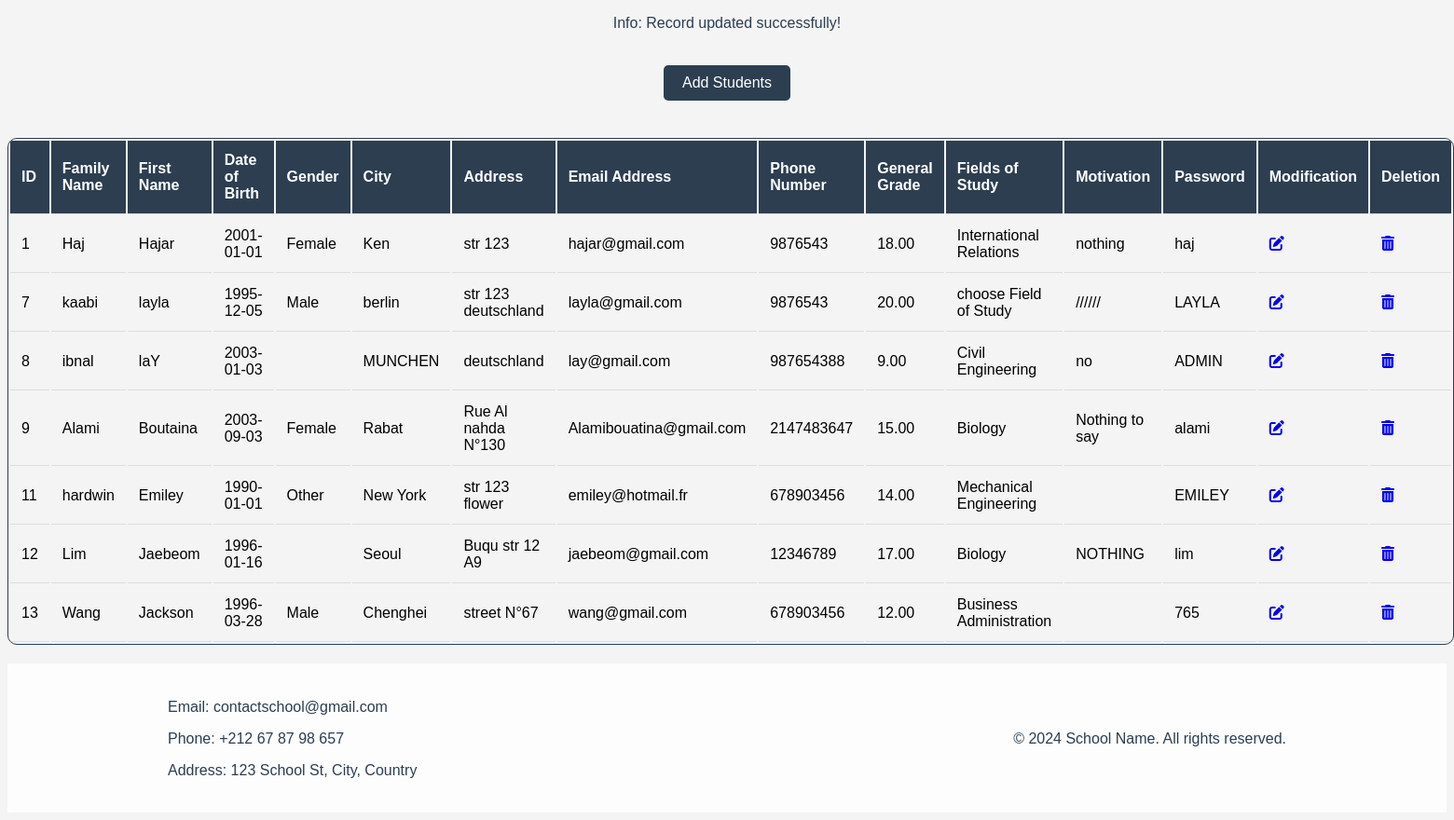
The page /lister.php?updated on the database its author committed.
### tables this page shows
CREATE TABLE `etudiant` (
  `id_etud` int(11) NOT NULL,
  `nom` varchar(50) NOT NULL,
  `prenom` varchar(50) NOT NULL,
  `date_de_naissance` date NOT NULL,
  `sexe` enum('Female','Male','Other') NOT NULL,
  `ville` varchar(50) NOT NULL,
  `adresse` varchar(255) NOT NULL,
  `email` varchar(255) NOT NULL,
  `tele` int(11) NOT NULL,
  `note_generale` decimal(5,2) NOT NULL,
  `branches` varchar(50) NOT NULL,
  `votre_motivation` text NOT NULL,
  `mot_de_passe` varchar(255) NOT NULL
);

### lister.php (the view, shortened to what this page needs)
<?php
include("login.php");
$res = mysqli_query($conn, "SELECT * FROM etudiant");
$mesg = "";
if (isset($_GET['updated'])) {
    $mesg = "Record updated successfully!";
}
?>
<!DOCTYPE html>
<html lang="en">
<head>
    <link rel="stylesheet" href="https://cdnjs.cloudflare.com/ajax/libs/font-awesome/6.0.0-beta3/css/all.min.css">
    <link rel="stylesheet" href="listerstyle.css">
</head>
<body style="text-align: center;">
    <p><?php echo "Info: " . $mesg; ?></p>
    <a href="Formulaire.php" class="btn">Add Students</a>
    <table>
        <thead>
            <tr>
                <th>ID</th>
                <th>Family Name</th>
                <th>First Name</th>
                <th>Date of Birth</th>
                <th>Gender</th>
                <th>City</th>
                <th>Address</th>
                <th>Email Address</th>
                <th>Phone Number</th>
                <th>General Grade</th>
                <th>Fields of Study</th>
                <th>Motivation</th>
                <th>Password</th>
                <th>Modification</th>
                <th>Deletion</th>
            </tr>
        </thead>
        <tbody>
            <?php
            if (mysqli_num_rows($res) > 0) {
                while ($tab = mysqli_fetch_assoc($res)) {
            ?>
            <tr>
                <td><?php echo $tab['id_etud']; ?></td>
                <td><?php echo $tab['nom']; ?></td>
                <td><?php echo $tab['prenom']; ?></td>
                <td><?php echo $tab['date_de_naissance']; ?></td>
                <td><?php echo $tab['sexe']; ?></td>
                <td><?php echo $tab['ville']; ?></td>
                <td><?php echo $tab['adresse']; ?></td>
                <td><?php echo $tab['email']; ?></td>
                <td><?php echo $tab['tele']; ?></td>
                <td><?php echo $tab['note_generale']; ?></td>
                <td><?php echo $tab['branches']; ?></td>
                <td><?php echo $tab['votre_motivation']; ?></td>
                <td><?php echo $tab['mot_de_passe']; ?></td>
                <td><a href="modification.php?id=<?php echo $tab['id_etud']; ?>" title="Modify">
               <i class="fas fa-edit"></i>
               </a> </td>
               <td><a href="suppression.php?id=<?php echo $tab['id_etud']; ?>" title="Delete" onclick="return confirm('Are you really going to delete?')">
               <i class="fas fa-trash-alt"></i>
              </a> </td>
            </tr>
            <?php
                }
            } else {
                echo "<tr><td colspan='15'>0 results</td></tr>";
            }
            ?>
        </tbody>
    </table>
<footer>
    <div class="footer-content">
        <div class="contact-info">
            <p>Email: contactschool@gmail.com</p>
            <p>Phone: +212 67 87 98 657</p>
            <p>Address: 123 School St, City, Country</p>
        </div>
        <div class="copyright">
            <p>&copy; 2024 School Name. All rights reserved.</p>
        </div>
    </div>
</footer>
</body>
</html>

### listerstyle.css (style rules this page uses)
body { font-family: Arial, sans-serif; background-color: #f4f4f4; }
p { color: #2c3e50; }
table { width: 90%; margin: 20px auto; border: 1px solid #2c3e50; border-radius: 10px; overflow: hidden; }
th, td { padding: 12px; text-align: left; border-bottom: 1px solid #ddd; }
th { background-color: #2c3e50; color: white; }
.btn { display: inline-block; padding: 10px 20px; background-color: #2c3e50; color: white; text-decoration: none; border-radius: 5px; margin: 20px 0; }
footer { background-color: rgba(255, 255, 255, 0.8); border-top: 2px solid transparent; padding: 20px; color: #2c3e50; width: 100%; box-sizing: border-box; }
.footer-content { display: flex; justify-content: space-between; align-items: center; max-width: 1200px; margin: 0 auto; }
.contact-info { text-align: left; }
.copyright { text-align: right; }

### rows shown on the page
etudiant: id_etud "1", nom "Haj", prenom "Hajar", date_de_naissance "2001-01-01", sexe "Female", ville "Ken", adresse "str 123", email "hajar@gmail.com", tele "9876543", note_generale "18.00", branches "International Relations", votre_motivation "nothing", mot_de_passe "haj"
etudiant: id_etud "7", nom "kaabi", prenom "layla", date_de_naissance "1995-12-05", sexe "Male", ville "berlin", adresse "str 123 deutschland", email "layla@gmail.com", tele "9876543", note_generale "20.00", branches "choose Field of Study", votre_motivation "//////", mot_de_passe "LAYLA"
etudiant: id_etud "8", nom "ibnal", prenom "laY", date_de_naissance "2003-01-03", ville "MUNCHEN", adresse "deutschland", email "lay@gmail.com", tele "987654388", note_generale "9.00", branches "Civil Engineering", votre_motivation "no", mot_de_passe "ADMIN"
etudiant: id_etud "9", nom "Alami", prenom "Boutaina", date_de_naissance "2003-09-03", sexe "Female", ville "Rabat", adresse "Rue Al nahda N°130", email "Alamibouatina@gmail.com", tele "2147483647", note_generale "15.00", branches "Biology", votre_motivation "Nothing to say", mot_de_passe "alami"
etudiant: id_etud "11", nom "hardwin", prenom "Emiley", date_de_naissance "1990-01-01", sexe "Other", ville "New York", adresse "str 123 flower", email "emiley@hotmail.fr", tele "678903456", note_generale "14.00", branches "Mechanical Engineering", mot_de_passe "EMILEY"
etudiant: id_etud "12", nom "Lim", prenom "Jaebeom", date_de_naissance "1996-01-16", ville "Seoul", adresse "Buqu str 12 A9", email "jaebeom@gmail.com", tele "12346789", note_generale "17.00", branches "Biology", votre_motivation "NOTHING", mot_de_passe "lim"
etudiant: id_etud "13", nom "Wang", prenom "Jackson", date_de_naissance "1996-03-28", sexe "Male", ville "Chenghei", adresse "street N°67", email "wang@gmail.com", tele "678903456", note_generale "12.00", branches "Business Administration", mot_de_passe "765"

### other values the page prints
$mesg "Record updated successfully!"
